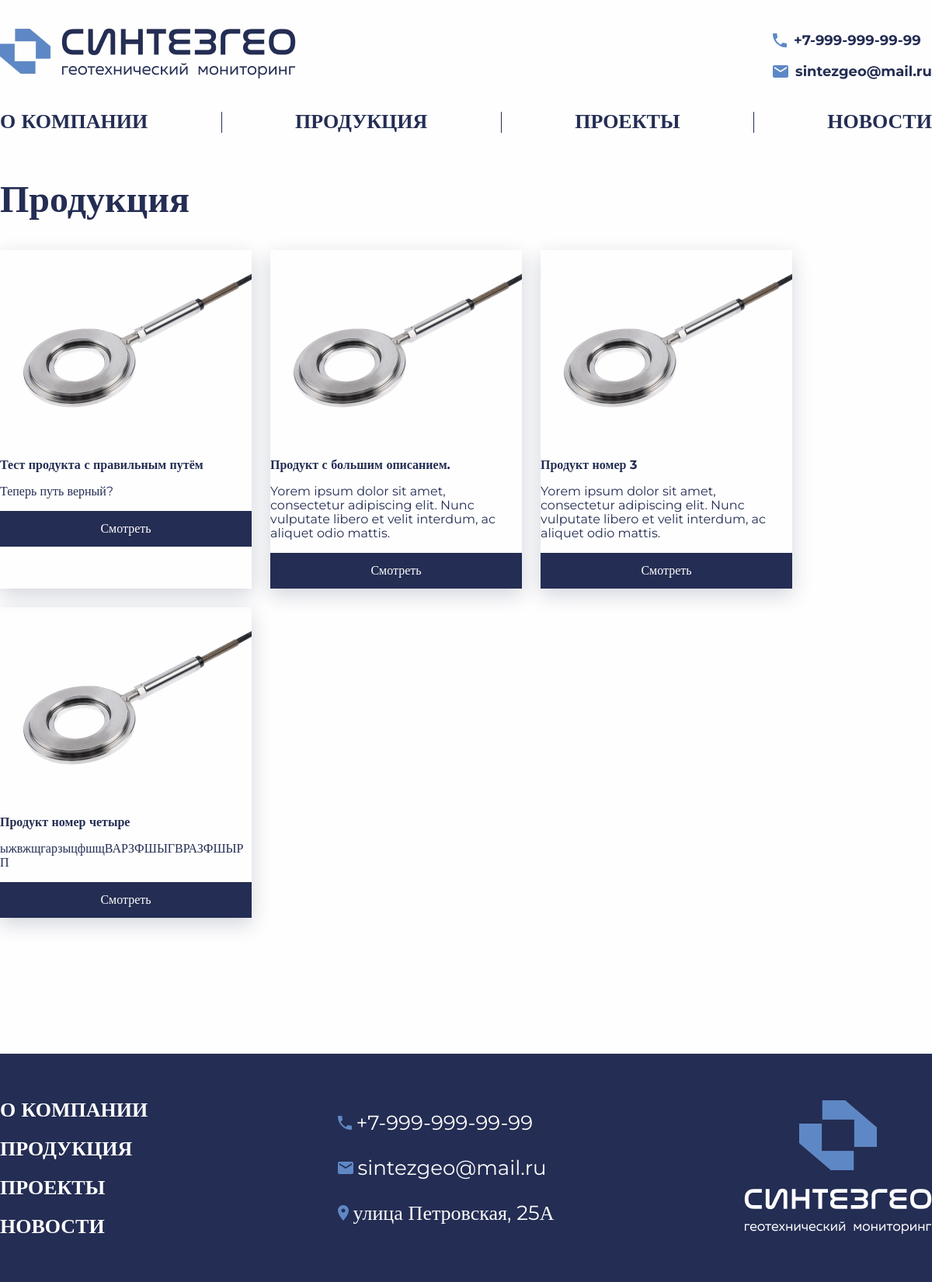
The app's page /products/, older data.
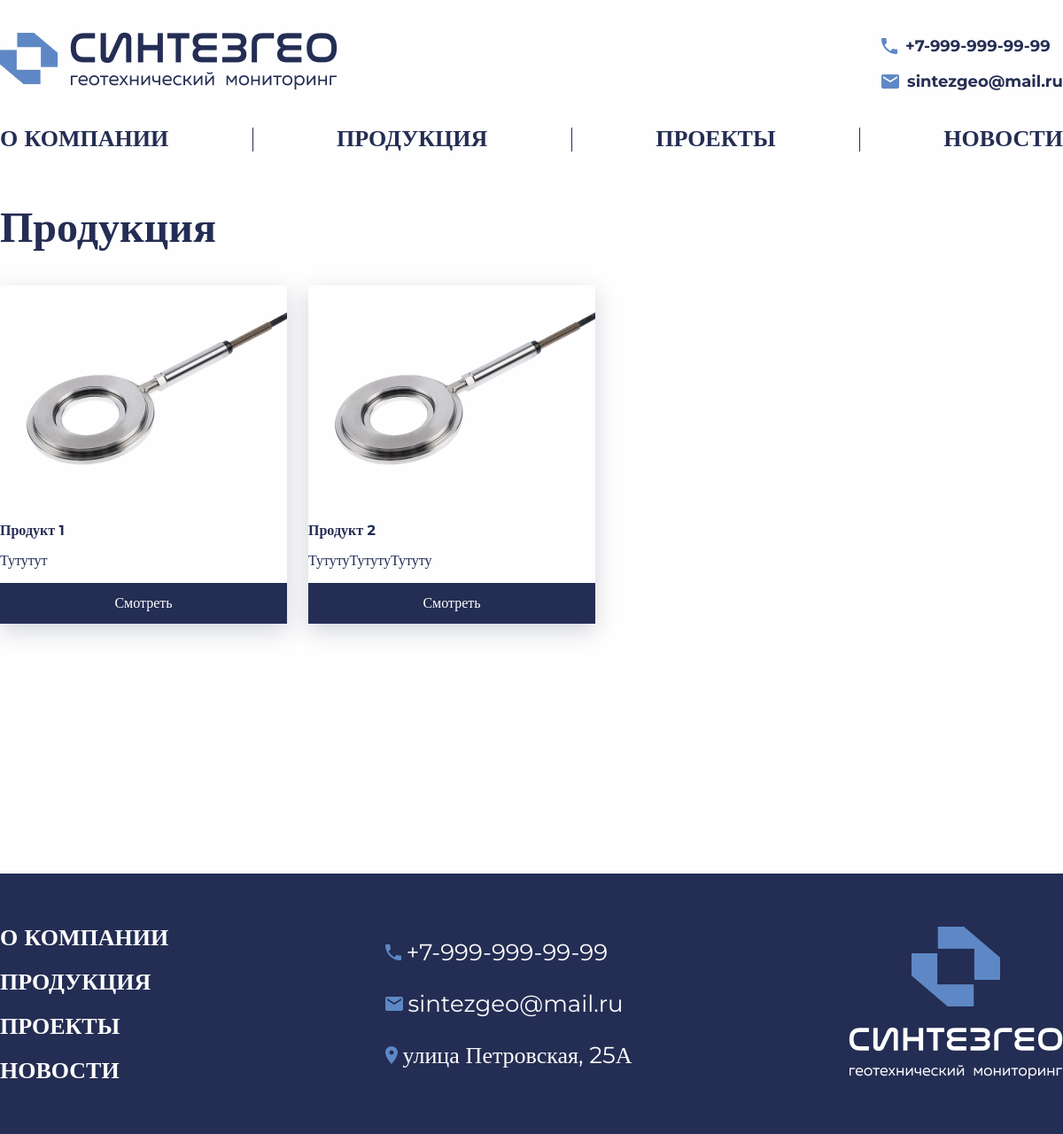
The same page, newer data.
### content/models.py (models this page shows, shortened)
class Product(models.Model):
    name = models.CharField(
        max_length=256,
        verbose_name='Название продукта')
    short_description = models.TextField(
        max_length=256,
        verbose_name='Краткое описание продукта')
    description = models.TextField(
        verbose_name='Полное описание продукта')
    preview = models.ImageField(
        upload_to='products_images',
        null=True,
        default=None,
        verbose_name='Фотография продукта')
    class Meta:
        verbose_name = 'Продукт'
        verbose_name_plural = 'Продукты'

### api/views.py (the view)
# urls.py: path('products/', products_view, name='products'),
def products_view(request):
    products = Product.objects.all()
    return render(request, 'main/products.html', {'products': products})

### templates/main/products.html (shortened to what this page needs)
{% extends 'main/base.html' %}
{% load static %}
{% block content %}
<section class="products">
    <div class="container no-overflow">
        <h2 class="section__title products__title">
            <a href="#" class="section__title__link">Продукция</a>
        </h2>
        <div class="products__grid">
            <div class="products__row">
                {% for product in products %}
                <div class="card card_shadow">
                    <div class="card__prev">
                        <img src="{{ product.preview.url }}" alt="card__prev-img">
                    </div>
                    <div class="card__content">
                        <div class="card__title">{{ product.name }}</div>
                        <div class="card__desc">{{ product.short_description }}</div>
                        <a href="{% url 'product_detail' product.id %}" class="button button__accent card__button">
                            <span>Смотреть</span>
                        </a>
                    </div>
                </div>
                {% endfor %}
            </div>
        </div>
    </div>
</section>
{% endblock %}

### templates/main/base.html (shortened to what this page needs)
{% load static %}
<!DOCTYPE html>
<html lang="ru">
<head>
    <link rel="stylesheet" href="{% static 'main/css/style.css' %}">
</head>
<body data-page="index2">
    {% include 'includes/header.html' %}
    <main class="main">
        {% block content %}{% endblock %}
    </main>
    {% include 'includes/footer.html' %}
</body>
</html>

### templates/includes/header.html (shortened to what this page needs)
{% load static %}
<header class="header">
    <div class="container">
      <div class="header__wrapper">
        <div class="header__main-menu">
            <div class="header__logo">
                <a href="{% url 'index' %}" class="header__logo_link">
                    <img src="{% static 'main/src/img/logo.png' %}" alt="Логотип" class="header__logo__img">
                </a>
            </div>
            <div class="header__contacts">
                <div class="header__contacts__phone">
                    <img src="{% static 'main/src/icon/phone.svg' %}" alt="Телефон" class="header__contacts__phone__icon">
                    <a href="tel:+7-999-999-99-99" class="header__contacts__phone__text">+7-999-999-99-99</a>
                </div>
                <div class="header__contacts__mail">
                    <img src="{% static 'main/src/icon/email.svg' %}" alt="Email" class="header__contacts__mail__icon">
                    <a href="mailto:sintezgeo@mail.ru" class="header__contacts__phone__text">sintezgeo@mail.ru</a>
                </div>
            </div>
        </div>
        <nav class="header__navbar navbar">
          <ul class="header__navbar__list">
            <a href="{% url 'about' %}" class="header__navbar__list__link">
              <li class="header__navbar__list__item">
                о компании
              </li>
            </a>
            <a href="{% url 'products' %}" class="header__navbar__list__link">
              <li class="header__navbar__list__item">
                продукция
              </li>
            </a>
            <a href="{% url 'projects' %}" class="header__navbar__list__link">
              <li class="header__navbar__list__item">
                проекты
              </li>
            </a>
            <a href="{% url 'news' %}" class="header__navbar__list__link">
              <li class="header__navbar__list__item">
                новости
              </li>
            </a>
          </ul>
        </nav>
      </div>
    </div>
  </header>

### templates/includes/footer.html
{% load static %}
<footer class="footer">
    <div class="container">
        <div class="footer__wrapper">
            <nav class="footer__navbar navbar">
                <ul class="footer__navbar__list">
                    <li><a href="{% url 'about' %}" class="footer__navbar__list__link">О компании</a></li>
                    <li><a href="{% url 'products' %}" class="footer__navbar__list__link">Продукция</a></li>
                    <li><a href="#" class="footer__navbar__list__link">Проекты</a></li>
                    <li><a href="{% url 'news' %}" class="footer__navbar__list__link">Новости</a></li>
                </ul>
            </nav>
            <div class="footer__contacts">
                <div class="footer__contacts__phone">
                    <img src="{% static 'main/src/icon/phone.svg' %}" alt="Телефон" class="footer__contacts__phone__icon">
                    <a href="tel:+7-999-999-99-99" class="footer__contacts__phone__text">+7-999-999-99-99</a>
                </div>
                <div class="footer__contacts__mail">
                    <img src="{% static 'main/src/icon/email.svg' %}" alt="Email" class="footer__contacts__mail__icon">
                    <a href="mailto:sintezgeo@mail.ru" class="footer__contacts__phone__text">sintezgeo@mail.ru</a>
                </div>
                <div class="footer__contacts__address">
                    <img src="{% static 'main/src/icon/location.svg' %}" alt="Адрес" class="footer__contacts__address__icon">
                    <a href="https://yandex.ru/maps/-/CHAye4PR" target="_blank" class="footer__contacts__phone__text">
                        улица Петровская, 25А
                    </a>
                </div>
            </div>
            <div class="footer__logo">
                <a href="/" class="header__logo_link">
                    <img src="{% static 'main/src/img/logo_footer.png' %}" alt="Логотип" class="header__logo__img">
                </a>
            </div>
        </div>
    </div>
</footer>

Row changes from the older to the newer data that the page shows:
removed Product: preview (picture), name "Тест продукта с правильным путём", short_description "Теперь путь верный?"
removed Product: preview (picture), name "Продукт с большим описанием.", short_description "Yorem ipsum dolor sit amet, consectetur adipiscing elit. Nunc vulputate libero et velit interdum, ac aliquet odio mattis."
removed Product: preview (picture), name "Продукт номер 3", short_description "Yorem ipsum dolor sit amet, consectetur adipiscing elit. Nunc vulputate libero et velit interdum, ac aliquet odio mattis."
removed Product: preview (picture), name "Продукт номер четыре", short_description "ыжвжщгарзыцфшщВАРЗФШЫГВРАЗФШЫРП"
added Product: preview (picture), name "Продукт 1", short_description "Тутутут"
added Product: preview (picture), name "Продукт 2", short_description "ТутутуТутутуТутуту"
